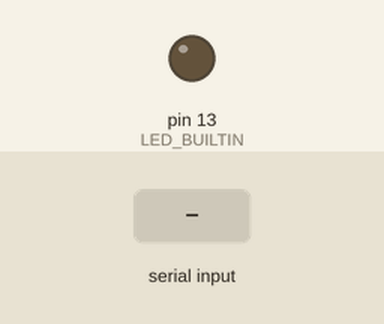
Recording of a sketch running on a simulated Arduino Uno, built with avr-gcc and run on an emulated ATmega328P. Parts: output pins drawn as LEDs (lit = HIGH). The inputs (shaded band) are chosen by the test bench.

Above: at 1.2 s.
1.3 s: "1" received over Serial
At 2.2 s:
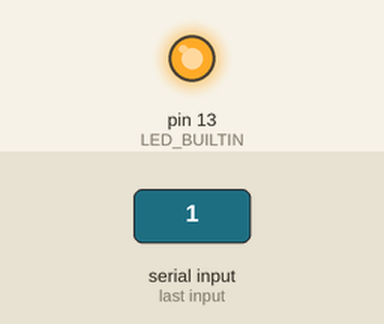
2.8 s: "0" received over Serial
At 3.4 s:
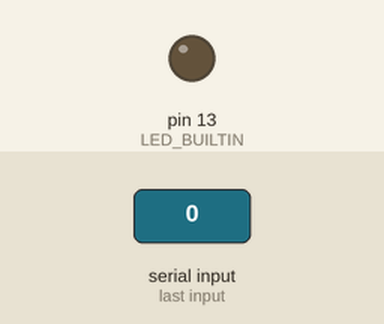
Timing chart, 0 to 5.8 s (numbered marks = the images above; inputs shaded):
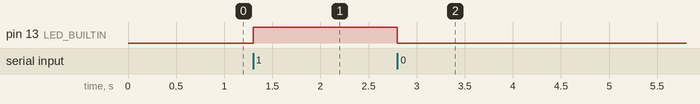

The sketch:

arduino_ver1.ino
```cpp
char receivedChar;
boolean newData = false;

void setup() {
  Serial.begin(9600);
  pinMode(LED_BUILTIN, OUTPUT);
}

void loop() {
  if (Serial.available() > 0) {
    receivedChar = Serial.read();
    newData = true;
  }
  if (newData) {
    if (receivedChar == '1') {
      digitalWrite(LED_BUILTIN, HIGH);
    } else if (receivedChar == '0') {
      digitalWrite(LED_BUILTIN, LOW);
    }
    newData = false;
  }
}
```

Measured:
- after the input at 1.3 s, pin 13 (LED_BUILTIN): LOW → HIGH at once
- after the input at 2.8 s, pin 13 (LED_BUILTIN): HIGH → LOW at once
